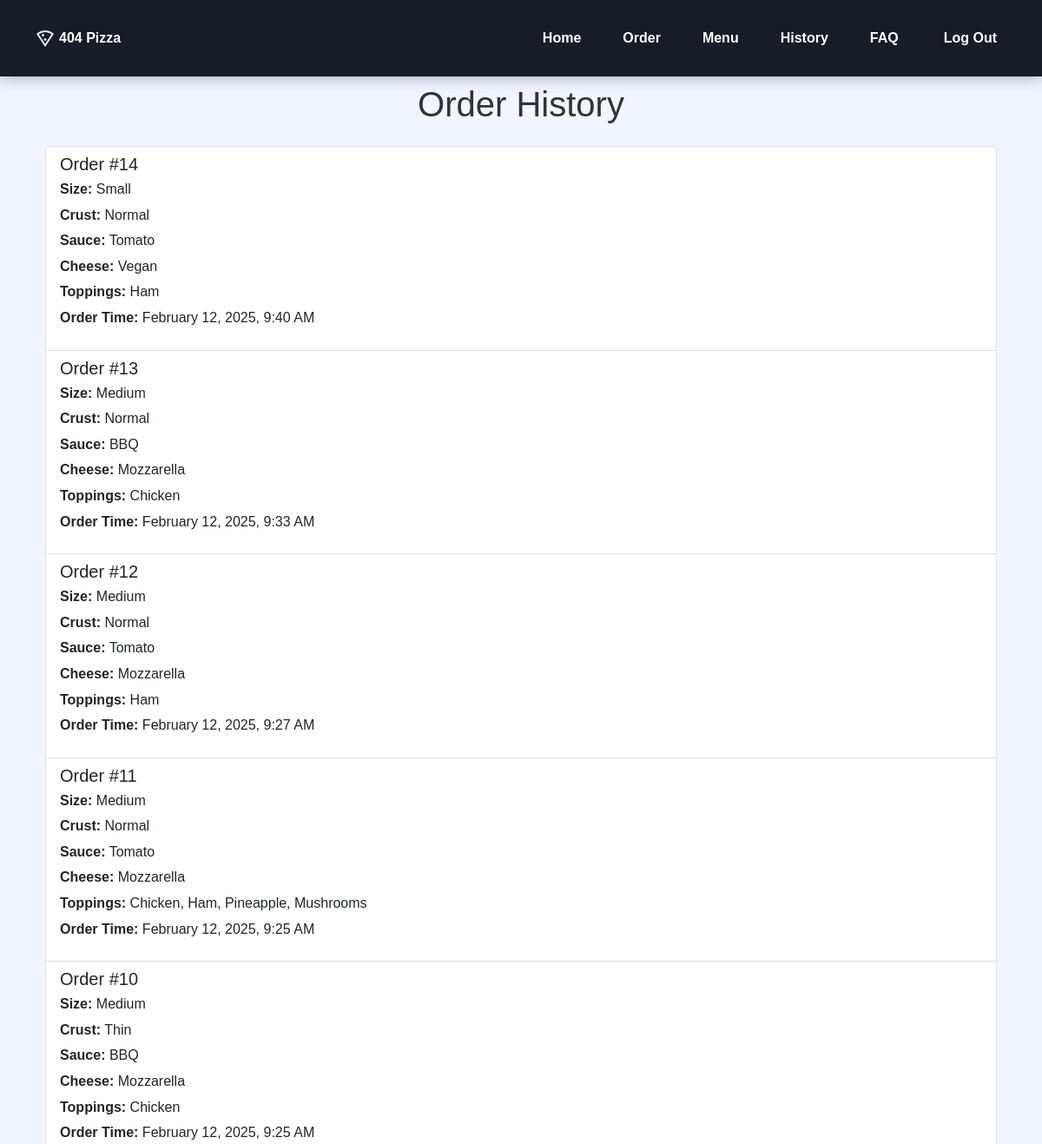
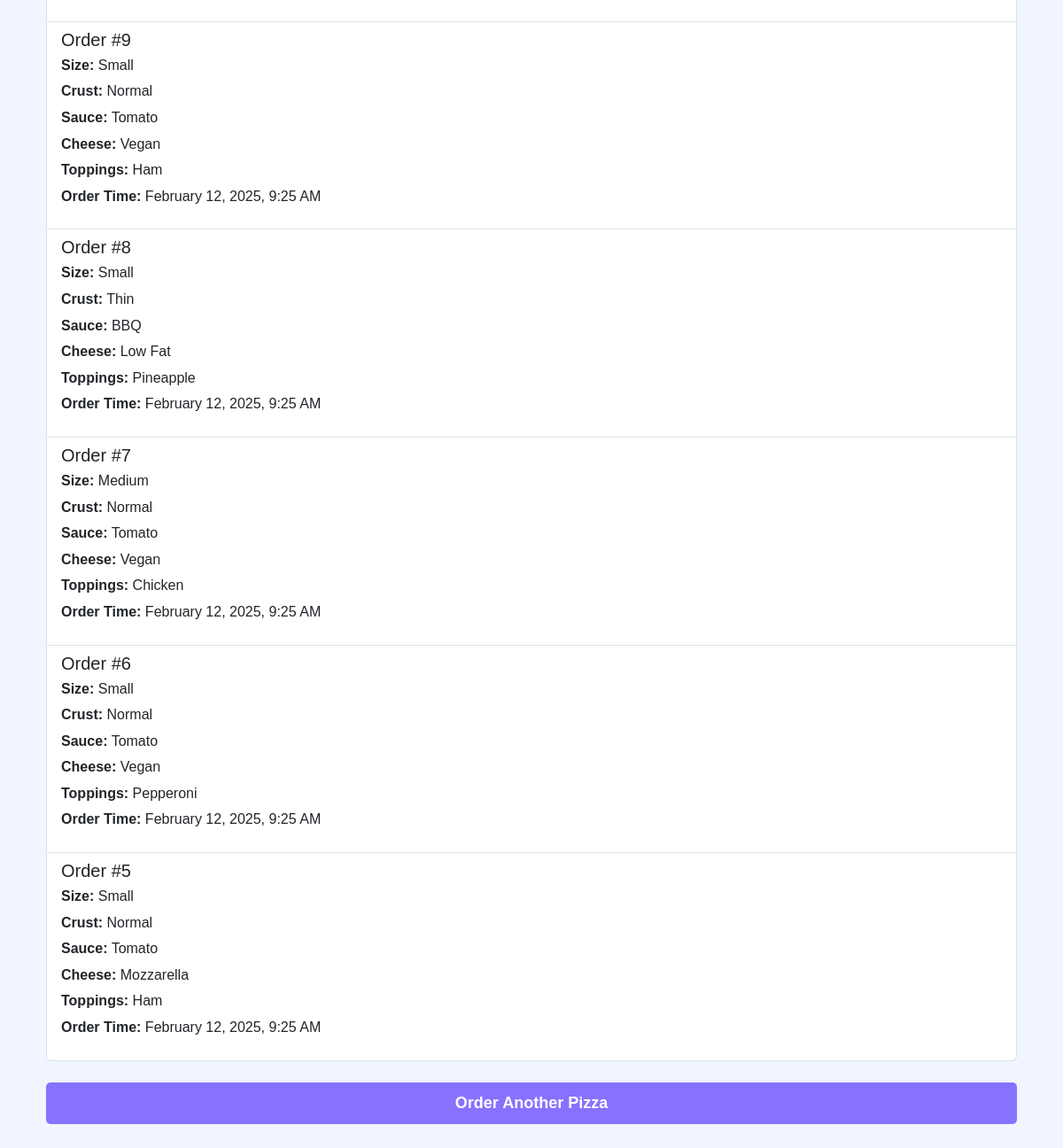
Page /history/ (signed in) on the committed database (2 pictures, top to bottom).
### pizza_main/models.py (models this page shows, shortened)
class Pizza(models.Model):
    user = models.ForeignKey(User, on_delete=models.CASCADE, null=True, blank=True)
    size = models.ForeignKey(PizzaSize, on_delete=models.CASCADE)
    crust = models.ForeignKey(CrustType, on_delete=models.CASCADE)
    sauce = models.ForeignKey(Sauce, on_delete=models.CASCADE)
    cheese = models.ForeignKey(Cheese, on_delete=models.CASCADE)
    toppings = models.ManyToManyField(Topping)
    created_at = models.DateTimeField(default=now)
    name = models.CharField(max_length=100, default="Gordon Ramsay")
    address = models.TextField(default="DCU")

class PizzaSize(models.Model):
    name = models.CharField(max_length=50, unique=True)
    def __str__(self):
        return self.name

class CrustType(models.Model):
    name = models.CharField(max_length=50, unique=True)
    def __str__(self):
        return self.name

class Sauce(models.Model):
    name = models.CharField(max_length=50, unique=True)
    def __str__(self):
        return self.name

class Cheese(models.Model):
    name = models.CharField(max_length=50, unique=True)
    def __str__(self):
        return self.name

class Topping(models.Model):
    name = models.CharField(max_length=50, unique=True)
    def __str__(self):
        return self.name

### pizza_main/views.py (the view)
# urls.py: path('history/', views.order_history, name='order_history'),
@login_required
def order_history(request):
    orders = Pizza.objects.filter(user=request.user).order_by('-id')
    return render(request, 'order_history.html', {'orders': orders})

### pizza_main/templates/order_history.html
{% extends 'navbar.html' %}
{% block content %}
<div class="container mt-5">
    <h1 class="text-center">Order History</h1>
    {% if orders %}
        <div class="list-group mt-4">
            {% for order in orders %}
                <div class="list-group-item">
                    <h5 class="mb-1">Order #{{ order.id }}</h5>
                    <p class="mb-1"><strong>Size:</strong> {{ order.size }}</p>
                    <p class="mb-1"><strong>Crust:</strong> {{ order.crust }}</p>
                    <p class="mb-1"><strong>Sauce:</strong> {{ order.sauce }}</p>
                    <p class="mb-1"><strong>Cheese:</strong> {{ order.cheese }}</p>
                    <p class="mb-1"><strong>Toppings:</strong> {{ order.toppings.all|join:", " }}</p>
                    <p><strong>Order Time:</strong> {{ order.created_at|date:"F j, Y, g:i A" }}</p>
                </div>
            {% endfor %}
        </div>
    {% else %}
        <div class="alert alert-info mt-4">You have no previous orders.</div>
    {% endif %}
    <div class="text-center mt-4">
        <a href="{% url 'create_pizza' %}" class="btn btn-primary">Order Another Pizza</a>
    </div>
</div>
{% endblock %}

### pizza_main/templates/navbar.html (shortened to what this page needs)
{% load static %}
<!DOCTYPE html>
<head>
    <link href="https://cdn.jsdelivr.net/npm/remixicon@3.2.0/fonts/remixicon.css" rel="stylesheet">
    <link href="https://cdn.jsdelivr.net/npm/bootstrap@5.3.3/dist/css/bootstrap.min.css" rel="stylesheet">
    <link rel="stylesheet" href="{% static 'css/other.css' %}">
</head>
<body>
    <header class="header">
       <nav class="nav container">
          <div class="nav__data">
             <a href="/home" class="nav__logo">
                404 Pizza
             </a>
          </div>
          <div class="nav__menu" id="nav-menu">
             <ul class="nav__list">
                <li><a href="/home" class="nav__link">Home</a></li>
                <li><a href="/create" class="nav__link">Order</a></li>
                <li><a href="/menu" class="nav__link">Menu</a></li>
                <li><a href="/history" class="nav__link">History</a></li>
                <li class="dropdown__item">
                   <div class="nav__link">
                      FAQ
                   </div>
               {% if user.is_authenticated %}
                   <li><a href="/logout" class="nav__link">Log Out</a></li>
               {% else %}
                   <li><a href="/login" class="nav__link">Login</a></li>
               {% endif %}
                </li>
             </ul>
          </div>
       </nav>
    </header>
    {% block content %}
    {% endblock %}
</body>
</html>

### pizza_main/static/css/other.css (style rules this page uses)
body { margin: 0; padding: 48px 0; line-height: 1.6rem; min-height: 100vh; font-family: var(--body-font); font-size: var(--normal-font-size); background-color: var(--body-color); }
ul { list-style: none; }
a { text-decoration: none; }
.container { max-width: 1120px; margin-inline: 1.5rem; }
.header { position: fixed; top: 0; left: 0; width: 100%; background-color: var(--black-color); box-shadow: 0 2px 16px hsla(220, 32%, 8%, .3); z-index: var(--z-fixed); }
.nav { height: var(--header-height); }
.nav__logo, .nav__burger, .nav__close { color: var(--white-color); }
.nav__data { height: 100%; display: flex; justify-content: space-between; align-items: center; }
.nav__logo { display: inline-flex; align-items: center; column-gap: .25rem; font-weight: var(--font-semi-bold); }
.nav__link { color: var(--white-color); background-color: var(--black-color); font-weight: var(--font-semi-bold); padding: 1.25rem 1.5rem; display: flex; justify-content: space-between; align-items: center; transition: background-color .3s; }
.dropdown__item { cursor: pointer; }
@media screen and (min-width: 1118px) { .container { margin-inline: auto; } }
@media screen and (min-width: 1118px) { .nav { height: calc(var(--header-height) + 2rem); display: flex; justify-content: space-between; } }
@media screen and (min-width: 1118px) { .nav__list { height: 100%; display: flex; column-gap: 3rem; } }
@media screen and (min-width: 1118px) { .nav__link { height: 100%; padding: 0; justify-content: initial; column-gap: .25rem; } }
@media screen and (min-width: 1118px) { .dropdown__item, .dropdown__subitem { position: relative; } }
*, *::before, *::after { box-sizing: border-box; }
.btn-primary { background-color: #8672FF; border: none; padding: 10px; width: 100%; font-size: 18px; font-weight: bold; border-radius: 5px; transition: background 0.3s ease; }
h1 { text-align: center; color: #333; margin-bottom: 20px; }
*:before, *:after { -moz-box-sizing: border-box; -webkit-box-sizing: border-box; box-sizing: border-box; }
body { margin: 0; }

### rows in the picture
Pizza: id "14", size "Small", crust "Normal", sauce "Tomato", cheese "Vegan", toppings.all "Ham", created_at "February 12, 2025, 9:40 AM"
Pizza: id "13", size "Medium", crust "Normal", sauce "BBQ", cheese "Mozzarella", toppings.all "Chicken", created_at "February 12, 2025, 9:33 AM"
Pizza: id "12", size "Medium", crust "Normal", sauce "Tomato", cheese "Mozzarella", toppings.all "Ham", created_at "February 12, 2025, 9:27 AM"
Pizza: id "11", size "Medium", crust "Normal", sauce "Tomato", cheese "Mozzarella", toppings.all "Chicken, Ham, Pineapple, Mushrooms", created_at "February 12, 2025, 9:25 AM"
Pizza: id "10", size "Medium", crust "Thin", sauce "BBQ", cheese "Mozzarella", toppings.all "Chicken", created_at "February 12, 2025, 9:25 AM"
Pizza: id "9", size "Small", crust "Normal", sauce "Tomato", cheese "Vegan", toppings.all "Ham", created_at "February 12, 2025, 9:25 AM"
Pizza: id "8", size "Small", crust "Thin", sauce "BBQ", cheese "Low Fat", toppings.all "Pineapple", created_at "February 12, 2025, 9:25 AM"
Pizza: id "7", size "Medium", crust "Normal", sauce "Tomato", cheese "Vegan", toppings.all "Chicken", created_at "February 12, 2025, 9:25 AM"
Pizza: id "6", size "Small", crust "Normal", sauce "Tomato", cheese "Vegan", toppings.all "Pepperoni", created_at "February 12, 2025, 9:25 AM"
Pizza: id "5", size "Small", crust "Normal", sauce "Tomato", cheese "Mozzarella", toppings.all "Ham", created_at "February 12, 2025, 9:25 AM"
